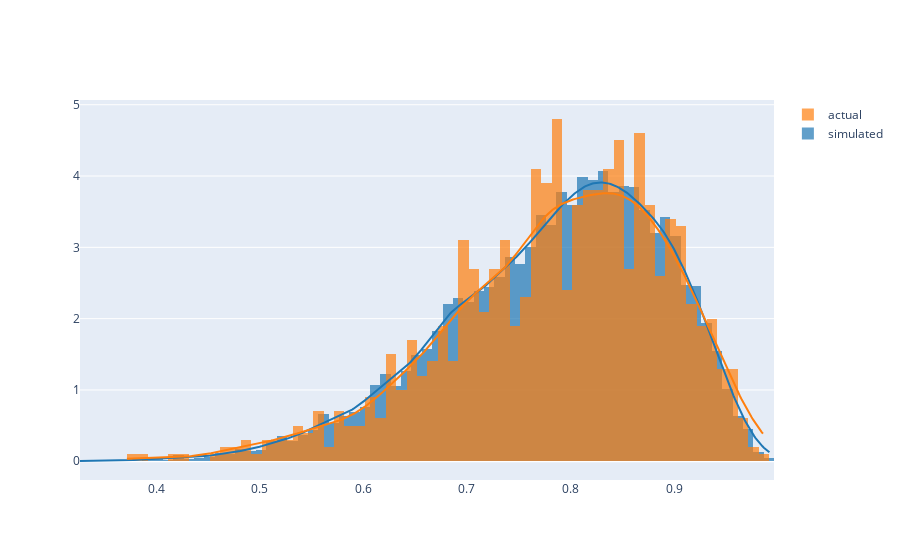

This figure's notebook cell:
### Code cell
def model():
    pi = pyro.sample("pi", Beta(2, 2))
    pyro.sample("obs", Binomial(10, pi))

# By fixing our obs, the MCMC will try different values of pi to match the observation
conditioned_model = pyro.condition(model, data={"obs": t.Tensor([9.])})

hmc_kernel = HMC(conditioned_model, step_size=0.9, num_steps=4)
mcmc = MCMC(hmc_kernel, num_samples=5000*2, warmup_steps=5000, num_chains=1) # multiple chains not supported in notebooks according to Pyro forum
mcmc.run()

data = mcmc.get_samples()['pi'].detach().numpy()
fig = ff.create_distplot([data, np.random.beta(11,3, 1000)], ['simulated', 'actual'], show_rug=False, bin_size=.01)
fig

### Figure 1 — Plotly figure (JSON) as saved in the notebook; plotly's stock layout.template omitted (floating-point values rounded to 4 significant figures; data arrays with more than 128 entries replaced by an {"elided": "..."} marker saying what was removed)
{"data": [{"autobinx": false, "histnorm": "probability density", "legendgroup": "simulated", "marker": {"color": "rgb(31, 119, 180)"}, "name": "simulated", "opacity": 0.7, "type": "histogram", "x": {"elided": "10000 float values"}, "xaxis": "x", "xbins": {"end": 0.9934, "size": 0.01, "start": 0.3265}, "yaxis": "y"}, {"autobinx": false, "histnorm": "probability density", "legendgroup": "actual", "marker": {"color": "rgb(255, 127, 14)"}, "name": "actual", "opacity": 0.7, "type": "histogram", "x": {"elided": "1000 float values"}, "xaxis": "x", "xbins": {"end": 0.9871, "size": 0.01, "start": 0.3718}, "yaxis": "y"}, {"legendgroup": "simulated", "marker": {"color": "rgb(31, 119, 180)"}, "mode": "lines", "name": "simulated", "showlegend": false, "type": "scatter", "x": {"elided": "500 float values"}, "xaxis": "x", "y": {"elided": "500 float values"}, "yaxis": "y"}, {"legendgroup": "actual", "marker": {"color": "rgb(255, 127, 14)"}, "mode": "lines", "name": "actual", "showlegend": false, "type": "scatter", "x": {"elided": "500 float values"}, "xaxis": "x", "y": {"elided": "500 float values"}, "yaxis": "y"}], "layout": {"barmode": "overlay", "hovermode": "closest", "legend": {"traceorder": "reversed"}, "xaxis": {"anchor": "y2", "domain": [0, 1], "zeroline": false}, "yaxis": {"anchor": "free", "domain": [0, 1], "position": 0}}}
